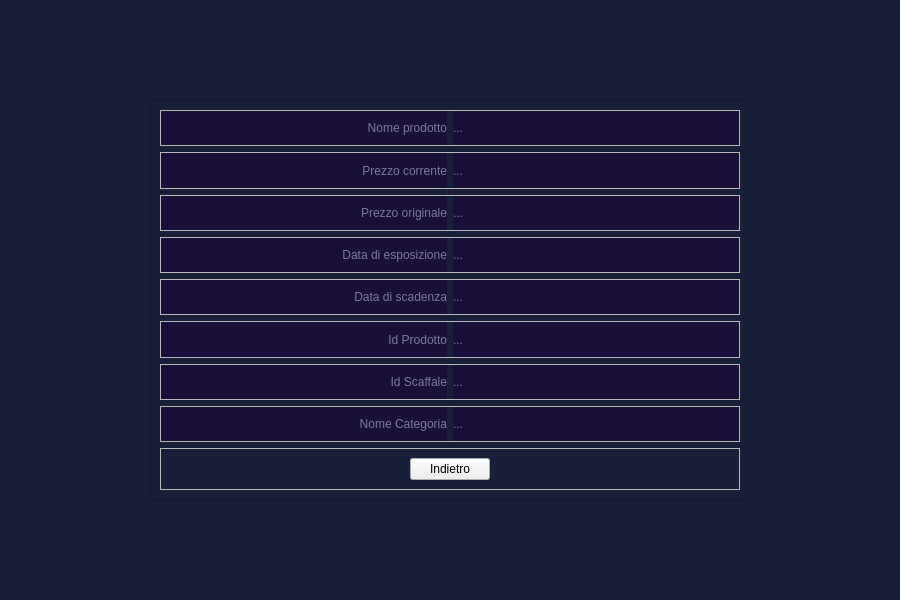
<?xml version="1.0" encoding="UTF-8"?>
<ui version="4.0">
 <class>Prodotti</class>
 <widget class="QWidget" name="Prodotti">
  <property name="geometry">
   <rect>
    <x>0</x>
    <y>0</y>
    <width>900</width>
    <height>600</height>
   </rect>
  </property>
  <property name="windowTitle">
   <string>Form</string>
  </property>
  <property name="styleSheet">
   <string notr="true">#Prodotti{
	background-color:#1a1f39;
}
QLabel{
	color:#78799c;
	background-color:#1a0f39;
}</string>
  </property>
  <layout class="QHBoxLayout" name="horizontalLayout_10">
   <item>
    <widget class="QFrame" name="frame">
     <property name="maximumSize">
      <size>
       <width>600</width>
       <height>400</height>
      </size>
     </property>
     <property name="styleSheet">
      <string notr="true">#frame{
	background-color:#1a1f39;
}</string>
     </property>
     <property name="frameShape">
      <enum>QFrame::StyledPanel</enum>
     </property>
     <property name="frameShadow">
      <enum>QFrame::Raised</enum>
     </property>
     <layout class="QVBoxLayout" name="verticalLayout">
      <item>
       <widget class="QFrame" name="frame_6">
        <property name="frameShape">
         <enum>QFrame::StyledPanel</enum>
        </property>
        <property name="frameShadow">
         <enum>QFrame::Raised</enum>
        </property>
        <layout class="QHBoxLayout" name="horizontalLayout_5">
         <property name="spacing">
          <number>6</number>
         </property>
         <property name="leftMargin">
          <number>0</number>
         </property>
         <property name="topMargin">
          <number>0</number>
         </property>
         <property name="rightMargin">
          <number>0</number>
         </property>
         <property name="bottomMargin">
          <number>0</number>
         </property>
         <item>
          <widget class="QLabel" name="label_10">
           <property name="text">
            <string>Nome prodotto</string>
           </property>
           <property name="alignment">
            <set>Qt::AlignRight|Qt::AlignTrailing|Qt::AlignVCenter</set>
           </property>
          </widget>
         </item>
         <item>
          <widget class="QLabel" name="nomeProdottoDaIns">
           <property name="text">
            <string>...</string>
           </property>
          </widget>
         </item>
        </layout>
       </widget>
      </item>
      <item>
       <widget class="QFrame" name="frame_5">
        <property name="frameShape">
         <enum>QFrame::StyledPanel</enum>
        </property>
        <property name="frameShadow">
         <enum>QFrame::Raised</enum>
        </property>
        <layout class="QHBoxLayout" name="horizontalLayout_4">
         <property name="spacing">
          <number>6</number>
         </property>
         <property name="leftMargin">
          <number>0</number>
         </property>
         <property name="topMargin">
          <number>0</number>
         </property>
         <property name="rightMargin">
          <number>0</number>
         </property>
         <property name="bottomMargin">
          <number>0</number>
         </property>
         <item>
          <widget class="QLabel" name="label_8">
           <property name="text">
            <string>Prezzo corrente</string>
           </property>
           <property name="alignment">
            <set>Qt::AlignRight|Qt::AlignTrailing|Qt::AlignVCenter</set>
           </property>
          </widget>
         </item>
         <item>
          <widget class="QLabel" name="prezzoCorrenteDaIns">
           <property name="text">
            <string>...</string>
           </property>
          </widget>
         </item>
        </layout>
       </widget>
      </item>
      <item>
       <widget class="QFrame" name="frame_7">
        <property name="frameShape">
         <enum>QFrame::StyledPanel</enum>
        </property>
        <property name="frameShadow">
         <enum>QFrame::Raised</enum>
        </property>
        <layout class="QHBoxLayout" name="horizontalLayout_6">
         <property name="spacing">
          <number>6</number>
         </property>
         <property name="leftMargin">
          <number>0</number>
         </property>
         <property name="topMargin">
          <number>0</number>
         </property>
         <property name="rightMargin">
          <number>0</number>
         </property>
         <property name="bottomMargin">
          <number>0</number>
         </property>
         <item>
          <widget class="QLabel" name="label_12">
           <property name="text">
            <string>Prezzo originale</string>
           </property>
           <property name="alignment">
            <set>Qt::AlignRight|Qt::AlignTrailing|Qt::AlignVCenter</set>
           </property>
          </widget>
         </item>
         <item>
          <widget class="QLabel" name="prezzoOriginaleDaIns">
           <property name="text">
            <string>...</string>
           </property>
          </widget>
         </item>
        </layout>
       </widget>
      </item>
      <item>
       <widget class="QFrame" name="frame_8">
        <property name="frameShape">
         <enum>QFrame::StyledPanel</enum>
        </property>
        <property name="frameShadow">
         <enum>QFrame::Raised</enum>
        </property>
        <layout class="QHBoxLayout" name="horizontalLayout_7">
         <property name="spacing">
          <number>6</number>
         </property>
         <property name="leftMargin">
          <number>0</number>
         </property>
         <property name="topMargin">
          <number>0</number>
         </property>
         <property name="rightMargin">
          <number>0</number>
         </property>
         <property name="bottomMargin">
          <number>0</number>
         </property>
         <item>
          <widget class="QLabel" name="label_14">
           <property name="text">
            <string>Data di esposizione</string>
           </property>
           <property name="alignment">
            <set>Qt::AlignRight|Qt::AlignTrailing|Qt::AlignVCenter</set>
           </property>
          </widget>
         </item>
         <item>
          <widget class="QLabel" name="dataDiEsposizioneDaIns">
           <property name="text">
            <string>...</string>
           </property>
          </widget>
         </item>
        </layout>
       </widget>
      </item>
      <item>
       <widget class="QFrame" name="frame_9">
        <property name="frameShape">
         <enum>QFrame::StyledPanel</enum>
        </property>
        <property name="frameShadow">
         <enum>QFrame::Raised</enum>
        </property>
        <layout class="QHBoxLayout" name="horizontalLayout_8">
         <property name="spacing">
          <number>6</number>
         </property>
         <property name="leftMargin">
          <number>0</number>
         </property>
         <property name="topMargin">
          <number>0</number>
         </property>
         <property name="rightMargin">
          <number>0</number>
         </property>
         <property name="bottomMargin">
          <number>0</number>
         </property>
         <item>
          <widget class="QLabel" name="label_16">
           <property name="text">
            <string>Data di scadenza</string>
           </property>
           <property name="alignment">
            <set>Qt::AlignRight|Qt::AlignTrailing|Qt::AlignVCenter</set>
           </property>
          </widget>
         </item>
         <item>
          <widget class="QLabel" name="dataDiScadenzaDaIns">
           <property name="text">
            <string>...</string>
           </property>
          </widget>
         </item>
        </layout>
       </widget>
      </item>
      <item>
       <widget class="QFrame" name="frame_10">
        <property name="frameShape">
         <enum>QFrame::StyledPanel</enum>
        </property>
        <property name="frameShadow">
         <enum>QFrame::Raised</enum>
        </property>
        <layout class="QHBoxLayout" name="horizontalLayout_9">
         <property name="spacing">
          <number>6</number>
         </property>
         <property name="leftMargin">
          <number>0</number>
         </property>
         <property name="topMargin">
          <number>0</number>
         </property>
         <property name="rightMargin">
          <number>0</number>
         </property>
         <property name="bottomMargin">
          <number>0</number>
         </property>
         <item>
          <widget class="QLabel" name="label_18">
           <property name="text">
            <string>Id Prodotto</string>
           </property>
           <property name="alignment">
            <set>Qt::AlignRight|Qt::AlignTrailing|Qt::AlignVCenter</set>
           </property>
          </widget>
         </item>
         <item>
          <widget class="QLabel" name="idProdottoDaIns">
           <property name="text">
            <string>...</string>
           </property>
          </widget>
         </item>
        </layout>
       </widget>
      </item>
      <item>
       <widget class="QFrame" name="frame_4">
        <property name="frameShape">
         <enum>QFrame::StyledPanel</enum>
        </property>
        <property name="frameShadow">
         <enum>QFrame::Raised</enum>
        </property>
        <layout class="QHBoxLayout" name="horizontalLayout_3">
         <property name="spacing">
          <number>6</number>
         </property>
         <property name="leftMargin">
          <number>0</number>
         </property>
         <property name="topMargin">
          <number>0</number>
         </property>
         <property name="rightMargin">
          <number>0</number>
         </property>
         <property name="bottomMargin">
          <number>0</number>
         </property>
         <item>
          <widget class="QLabel" name="label_6">
           <property name="text">
            <string>Id Scaffale</string>
           </property>
           <property name="alignment">
            <set>Qt::AlignRight|Qt::AlignTrailing|Qt::AlignVCenter</set>
           </property>
          </widget>
         </item>
         <item>
          <widget class="QLabel" name="idScaffaleDaIns">
           <property name="text">
            <string>...</string>
           </property>
          </widget>
         </item>
        </layout>
       </widget>
      </item>
      <item>
       <widget class="QFrame" name="frame_3">
        <property name="frameShape">
         <enum>QFrame::StyledPanel</enum>
        </property>
        <property name="frameShadow">
         <enum>QFrame::Raised</enum>
        </property>
        <layout class="QHBoxLayout" name="horizontalLayout_2">
         <property name="spacing">
          <number>6</number>
         </property>
         <property name="leftMargin">
          <number>0</number>
         </property>
         <property name="topMargin">
          <number>0</number>
         </property>
         <property name="rightMargin">
          <number>0</number>
         </property>
         <property name="bottomMargin">
          <number>0</number>
         </property>
         <item>
          <widget class="QLabel" name="label_4">
           <property name="text">
            <string>Nome Categoria</string>
           </property>
           <property name="alignment">
            <set>Qt::AlignRight|Qt::AlignTrailing|Qt::AlignVCenter</set>
           </property>
          </widget>
         </item>
         <item>
          <widget class="QLabel" name="nomeCategoriaDaIns">
           <property name="text">
            <string>...</string>
           </property>
          </widget>
         </item>
        </layout>
       </widget>
      </item>
      <item>
       <widget class="QFrame" name="frame_2">
        <property name="frameShape">
         <enum>QFrame::StyledPanel</enum>
        </property>
        <property name="frameShadow">
         <enum>QFrame::Raised</enum>
        </property>
        <layout class="QHBoxLayout" name="horizontalLayout">
         <item>
          <widget class="QPushButton" name="indietroBtn">
           <property name="maximumSize">
            <size>
             <width>80</width>
             <height>30</height>
            </size>
           </property>
           <property name="text">
            <string>Indietro</string>
           </property>
          </widget>
         </item>
        </layout>
       </widget>
      </item>
     </layout>
    </widget>
   </item>
  </layout>
 </widget>
 <resources>
  <include location="../resources.qrc"/>
 </resources>
 <connections/>
</ui>
